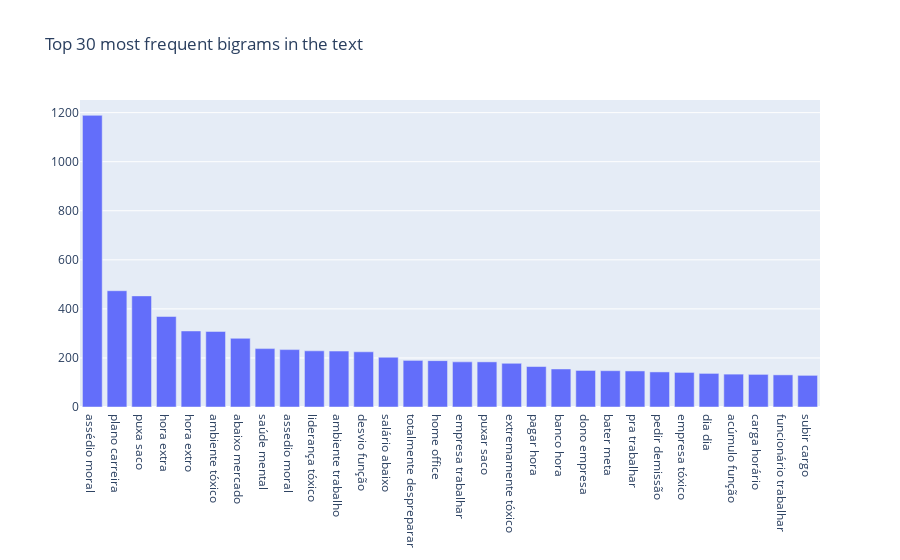

Notebook code cell kept with this figure:
### Code cell
import nltk

nltk.download('punkt_tab')
nltk.download('averaged_perceptron_tagger_eng')

from collections import Counter  # Import Counter to count occurrences of n-grams
from nltk.util import ngrams  # Import ngrams to generate n-grams from text
from nltk import word_tokenize  # Import word_tokenize to split text into words
import plotly.graph_objs as go  # Import Plotly for creating visualizations


# Define a function to generate n-grams from text
def generate_ngrams(text, n, lowercase=False):
    # Convert text to lowercase if specified
    if lowercase:
        text = text.lower()

    # Tokenize the text into words
    tokens = nltk.word_tokenize(text)

    # Generate n-grams from the tokenized words
    n_grams = ngrams(tokens, n)

    # Join the n-grams into strings and return as a list
    return [" ".join(grams) for grams in n_grams]


# Initialize a Counter to count occurrences of n-grams
n_grams_counter = Counter()

# Define the number of most common n-grams to display
n_most_common = 30

# Loop through each text in the preprocessed training dataset
for text in denuncias_limpas_v2.values:
    # Generate bigrams (n=2) from the text and update the counter
    n_grams_counter.update(generate_ngrams(text, n=2, lowercase=True))

# Select the top 30 most frequent bigrams
n_grams_counter = dict(n_grams_counter.most_common(n_most_common))

# Create a bar chart to visualize the most frequent bigrams
fig = go.Figure(
    [go.Bar(x=list(n_grams_counter.keys()), y=list(n_grams_counter.values()))]
)

# Update the layout of the figure with a title
fig.update_layout(title_text=f"Top {n_most_common} most frequent bigrams in the text")

# Display the figure
fig.show()

### Figure 1 — Plotly figure (JSON) as saved in the notebook; plotly's stock layout.template omitted (floating-point values rounded to 4 significant figures)
{"data": [{"type": "bar", "x": ["assédio moral", "plano carreira", "puxa saco", "hora extra", "hora extro", "ambiente tóxico", "abaixo mercado", "saúde mental", "assedio moral", "liderança tóxico", "ambiente trabalho", "desvio função", "salário abaixo", "totalmente despreparar", "home office", "empresa trabalhar", "puxar saco", "extremamente tóxico", "pagar hora", "banco hora", "dono empresa", "bater meta", "pra trabalhar", "pedir demissão", "empresa tóxico", "dia dia", "acúmulo função", "carga horário", "funcionário trabalhar", "subir cargo"], "y": [1189, 474, 453, 369, 310, 308, 280, 238, 234, 229, 228, 225, 203, 190, 189, 184, 184, 178, 165, 155, 149, 148, 147, 143, 141, 137, 134, 133, 131, 129]}], "layout": {"title": {"text": "Top 30 most frequent bigrams in the text"}}}
